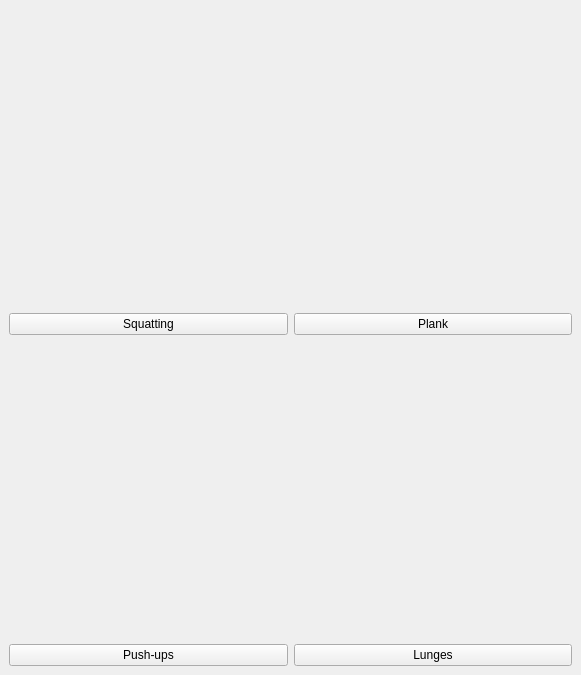
<?xml version="1.0" encoding="UTF-8"?>
<ui version="4.0">
 <class>MainWindow</class>
 <widget class="QMainWindow" name="MainWindow">
  <property name="geometry">
   <rect>
    <x>0</x>
    <y>0</y>
    <width>581</width>
    <height>675</height>
   </rect>
  </property>
  <property name="minimumSize">
   <size>
    <width>500</width>
    <height>500</height>
   </size>
  </property>
  <property name="windowTitle">
   <string>MainWindow</string>
  </property>
  <property name="windowIcon">
   <iconset resource="../res/app.qrc">
    <normaloff>:/icon/icon/首页.ico</normaloff>:/icon/icon/首页.ico</iconset>
  </property>
  <property name="styleSheet">
   <string notr="true">QWidget#centralwidget{
 border-image: url(:/img/fish.png);
}

QWidget#widget{
 background-color:rgba(0,0,0,0);
}

QTextBrowser#textBrowser{
 background-color:rgba(0,0,0,0);
}
</string>
  </property>
  <widget class="QWidget" name="centralwidget">
   <layout class="QVBoxLayout" name="verticalLayout">
    <item>
     <layout class="QHBoxLayout" name="horizontalLayout">
      <item>
       <layout class="QVBoxLayout" name="verticalLayout_3">
        <item>
         <widget class="QLabel" name="label">
          <property name="maximumSize">
           <size>
            <width>1000000</width>
            <height>16777215</height>
           </size>
          </property>
          <property name="styleSheet">
           <string notr="true">border-image: url(:/img/image/dunqi.png);</string>
          </property>
          <property name="text">
           <string/>
          </property>
         </widget>
        </item>
        <item>
         <widget class="QPushButton" name="pushButton_1">
          <property name="text">
           <string>Squatting</string>
          </property>
         </widget>
        </item>
        <item>
         <widget class="QLabel" name="label_2">
          <property name="styleSheet">
           <string notr="true">border-image: url(:/img/image/fuwocheng.png);</string>
          </property>
          <property name="text">
           <string/>
          </property>
         </widget>
        </item>
        <item>
         <widget class="QPushButton" name="pushButton_3">
          <property name="text">
           <string>Push-ups</string>
          </property>
         </widget>
        </item>
       </layout>
      </item>
      <item>
       <layout class="QVBoxLayout" name="verticalLayout_2">
        <item>
         <widget class="QLabel" name="label_4">
          <property name="maximumSize">
           <size>
            <width>100000</width>
            <height>100000</height>
           </size>
          </property>
          <property name="styleSheet">
           <string notr="true">border-image: url(:/img/image/wotui(1).png);</string>
          </property>
          <property name="text">
           <string/>
          </property>
         </widget>
        </item>
        <item>
         <widget class="QPushButton" name="pushButton_2">
          <property name="text">
           <string>Plank</string>
          </property>
         </widget>
        </item>
        <item>
         <widget class="QLabel" name="label_5">
          <property name="styleSheet">
           <string notr="true">border-image: url(:/img/image/gongbu.png);</string>
          </property>
          <property name="text">
           <string/>
          </property>
         </widget>
        </item>
        <item>
         <widget class="QPushButton" name="pushButton_4">
          <property name="text">
           <string>Lunges</string>
          </property>
         </widget>
        </item>
       </layout>
      </item>
     </layout>
    </item>
   </layout>
  </widget>
 </widget>
 <resources>
  <include location="../res/app.qrc"/>
 </resources>
 <connections/>
</ui>
